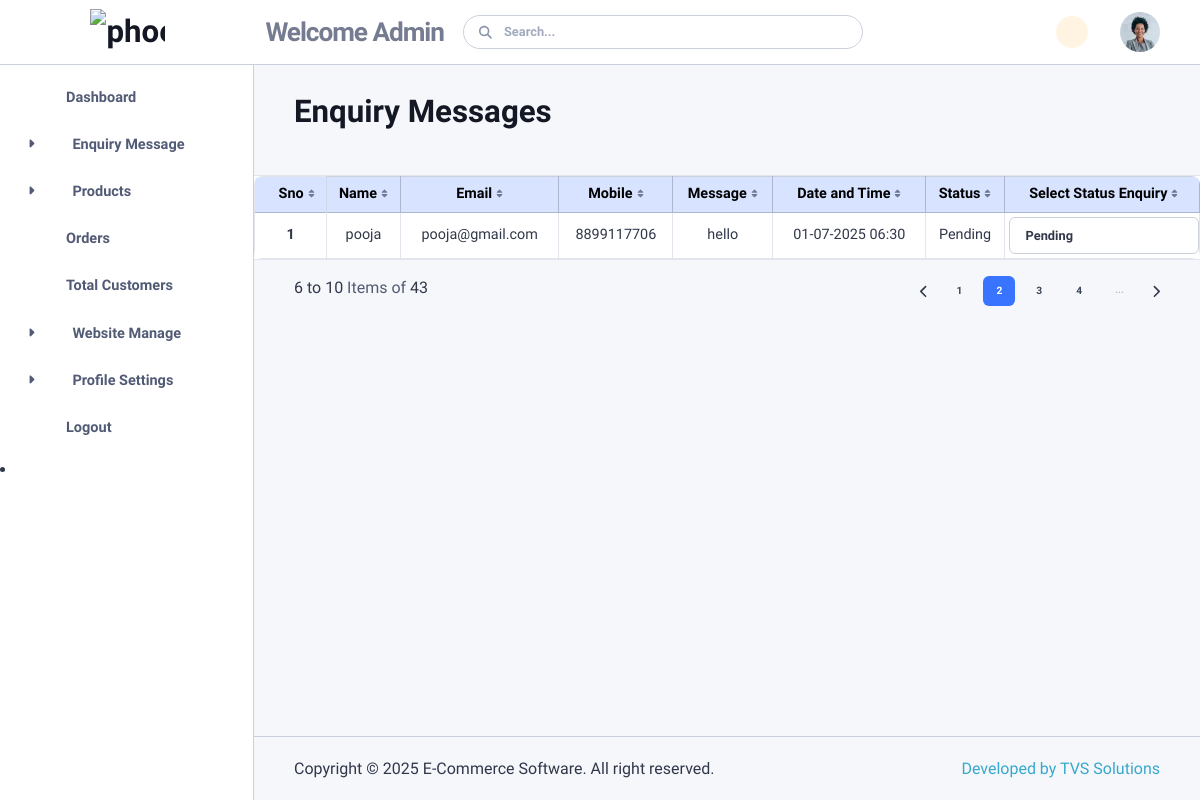
The app's page /admin_enquiry_message.php, older data.
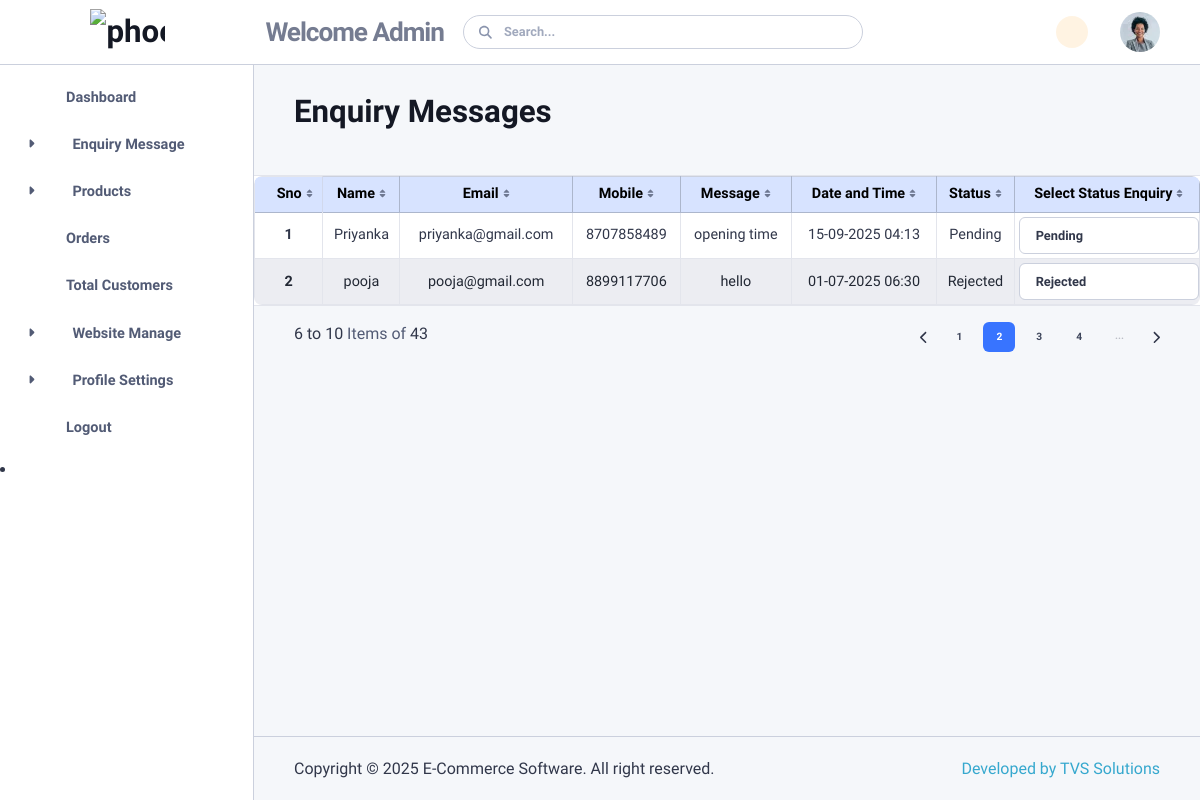
The same page, newer data.
### tables this page shows
CREATE TABLE `enquiry_message` (
  `id` int(35) NOT NULL,
  `name` varchar(35) NOT NULL,
  `email` varchar(200) NOT NULL,
  `mobile` bigint(35) NOT NULL,
  `message` varchar(40) NOT NULL,
  `status` varchar(40) NOT NULL,
  `created_at` timestamp NOT NULL DEFAULT current_timestamp()
);

### admin_enquiry_message.php (the view, shortened to what this page needs)
<?php include 'db_connection.php'; ?>
<?php include 'header.php'; ?>
<?php include 'sidebar.php'; ?>
<?php include 'top_navbar.php'; ?>
<div class="content">
  <h2 class="mb-7">Enquiry Messages</h2>
  <div id="tableExample2" data-list='{"valueNames":["name","email","age"],"page":5,"pagination":{"innerWindow":2,"left":1,"right":1}}'>
  <div class="table-responsive mx-n4  mx-lg-n6  bg-body-emphasis border-top border-bottom border-translucent position-relative mt-3">
  <table class="table table-hover table-striped table-bordered table-sm align-middle text-center shadow-lg rounded-3 overflow-hidden fs-9 mb-0">
  <thead class="table-primary text-dark">
                              <tr>
                                <th class="sort border-top border-translucent ps-3" data-sort="name">Sno</th>
                                <th class="sort border-top" data-sort="email">Name</th>
                                <th class="sort border-top" data-sort="age">Email</th>
                                   <th class="sort border-top" data-sort="age">Mobile</th>
                                    <th class="sort border-top" data-sort="age">Message</th>
                                        <th class="sort border-top" data-sort="age">Date and Time</th>
                                         <th class="sort border-top" data-sort="age">Status</th>
                                           <th class="sort border-top" data-sort="age">Select Status Enquiry</th>
                              </tr>
                            </thead>
                            <tbody class="list">
                      <?php
$sql = "SELECT * FROM enquiry_message order BY id DESC";
$result = mysqli_query($conn, $sql);
$count = 0;
if (mysqli_num_rows($result) > 0) {
    while ($row = mysqli_fetch_assoc($result)) {
        $count++;
        ?>
        <tr>
            <th scope='row'><?php echo $count; ?></th>
            <td><?php echo $row['name']; ?></td>
            <td><?php echo $row['email']; ?></td>
            <td><?php echo $row['mobile']; ?></td>
            <td><?php echo $row['message']; ?></td>
  <td><?php echo date("d-m-Y h:i", strtotime($row['created_at'])); ?></td>
 <td id="status-text-<?php echo $row['id']; ?>"><?php echo $row['status']; ?></td>
<td>
  <select data-id="<?php echo $row['id']; ?>" class="form-control status-dropdown">
    <option value="Pending" <?php echo ($row['status'] == 'Pending') ? 'selected' : ''; ?>>Pending</option>
    <option value="Rejected" <?php echo ($row['status'] == 'Rejected') ? 'selected' : ''; ?>>Rejected</option>
  </select>
</td>
        </tr>
        <?php
    }
}
 else {
    echo "No Enquiry message found";
}
?>
                            </tbody>
                          </table>
                        </div>
                        <div class="d-flex justify-content-between mt-3"><span class="d-none d-sm-inline-block" data-list-info="data-list-info">6 to 10 <span class="text-body-tertiary"> Items of </span>43</span>
                          <div class="d-flex"><button class="page-link" data-list-pagination="prev"></button>
                            <ul class="mb-0 pagination"><li><button class="page" type="button" data-i="1" data-page="5">1</button></li><li class="active"><button class="page" type="button" data-i="2" data-page="5">2</button></li><li><button class="page" type="button" data-i="3" data-page="5">3</button></li><li><button class="page" type="button" data-i="4" data-page="5">4</button></li><li class="disabled"><button class="page" type="button">...</button></li></ul><button class="page-link pe-0" data-list-pagination="next"></button>
                          </div>
                        </div>
                      </div>
                         <?php include 'footer.php'; ?>
                            </div>

Row changes from the older to the newer data that the page shows:
added enquiry_message: name "Priyanka", email "priyanka@gmail.com", mobile "8707858489", message "opening time", created_at "15-09-2025 04:13", status "Pending", status+id "Pending"
changed enquiry_message "pooja": status "Pending" → "Rejected"; status+id "Pending" → "Rejected"
